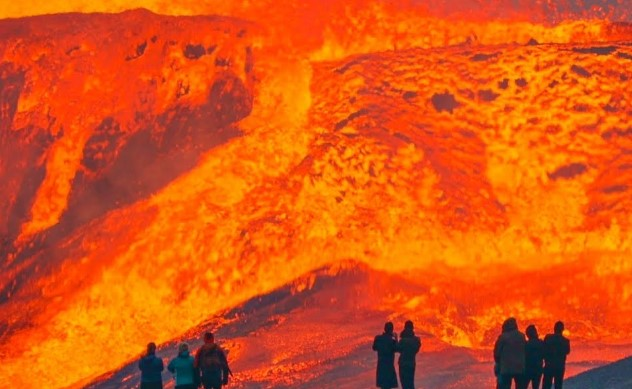
#> input picture Assignment-2/Q1/test/lava25.jpg, 632 x 389 px
$ python -i Q1_200843.py   (imports and definitions only)
#> lines starting #> are read from the running program, lines starting #| are printed output that depends on the picture; after the words box and inside, x2 and y2 are one past the last pixel; in counts of white or black regions, pixels touching at a corner belong together
import cv2
import numpy as np

# Usage
def solution(image_path):
#> called with image_path = 'test/lava25.jpg'
    image= cv2.imread(image_path)
#> image is the input picture: shape (389, 632, 3); mean B, G, R 20.1, 85, 219.2
    ######################################################################
    ######################################################################
    '''
    The pixel values of output should be 0 and 255 and not 0 and 1
    '''
    #####  WRITE YOUR CODE BELOW THIS LINE ###############################
    hsv_image = cv2.cvtColor(image, cv2.COLOR_BGR2HSV)
#> hsv_image: shape (389, 632, 3); mean H, S, V 18.2, 225.2, 220.3
    blurred_hsv = cv2.GaussianBlur(hsv_image, (5,5), 6)
#> blurred_hsv: shape (389, 632, 3); mean H, S, V 18.2, 225.2, 220.3

    lowerLimit = np.array([2,120,110])

    upperLimit= np.array([255, 255, 255])
    # lower_lava = np.array([100,2,2])
    # upper_lava = np.array([255, 120, 120])


    lava_mask = cv2.inRange(blurred_hsv, lowerLimit ,upperLimit)
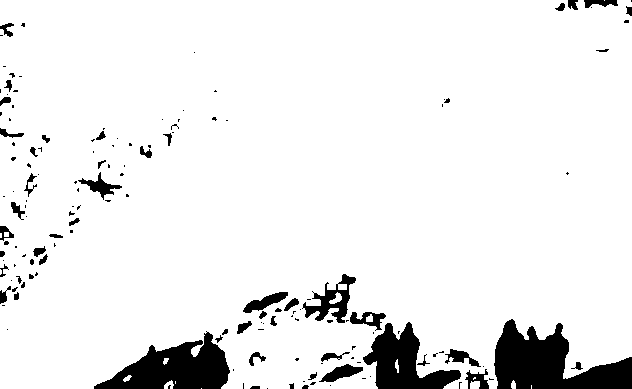
#> lava_mask: shape (389, 632); 92.4% white; 152 black regions (98 under 20 px), largest, box (x1, y1, x2, y2) and area: (494, 319, 632, 389) 5427, (94, 331, 230, 389) 4240, (363, 322, 461, 389) 3138
    # show(lava_mask)

    _, labels, stats, _ = cv2.connectedComponentsWithStats(lava_mask, connectivity=8)
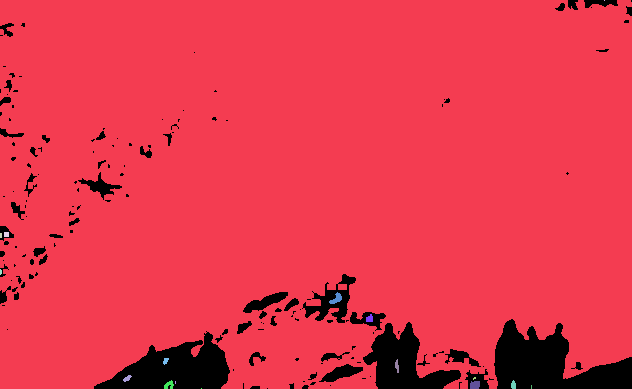
#> labels: shape (389, 632) int32; 18 distinct labels, from 0 to 17; one colour per label, 0 black
#> stats = 18 rows, first 6: [0, 0, 632, 389, 18731], [0, 0, 632, 389, 226668], [604, 0, 1, 1, 1], [0, 233, 2, 5, 10], [4, 232, 5, 5, 25], [0, 269, 2, 6, 10]

    largest_label = np.argmax(stats[1:, cv2.CC_STAT_AREA]) + 1
#> largest_label = 1

    largest_component_mask = np.uint8(labels == largest_label) * 255
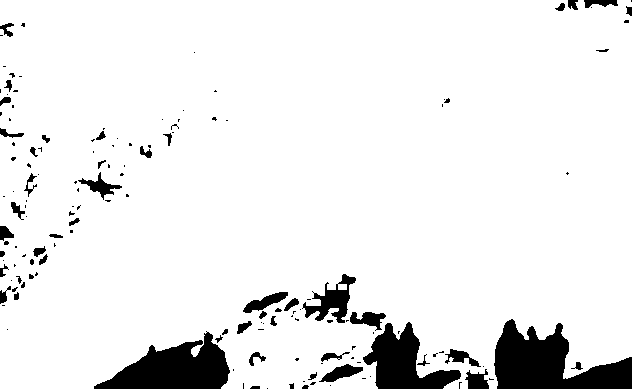
#> largest_component_mask: shape (389, 632); 92.2% white; 151 black regions (97 under 20 px)
    # show(largest_component_mask)
    # show(image)
    result = cv2.bitwise_and(image, image, mask=largest_component_mask)
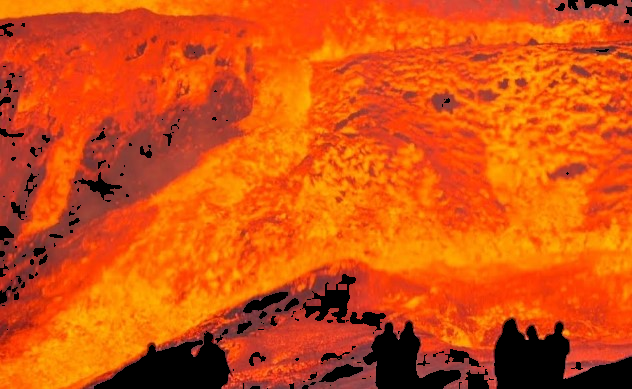
#> result: shape (389, 632, 3); mean B, G, R 15.7, 81.1, 213


    # show(result)

    contours, _ = cv2.findContours(largest_component_mask, cv2.RETR_EXTERNAL, cv2.CHAIN_APPROX_SIMPLE)
#> contours = 1 contour; box (x1, y1, x2, y2) and area: (0, 0, 632, 389) 230214
    # contours = sorted(contours, key=cv2.contourArea, reverse=True)


    cv2.drawContours(image, contours, -1, (0, 255, 0), 2)
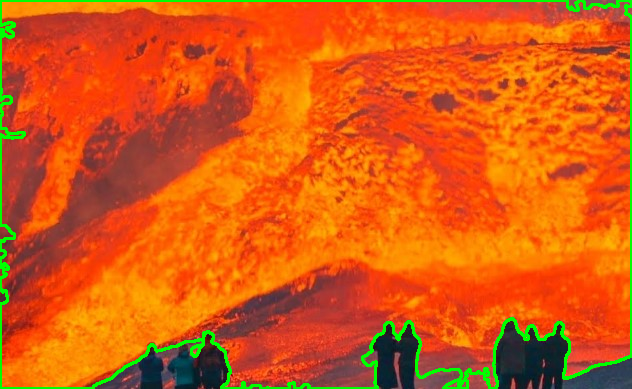
#> image: shape (389, 632, 3); 3.03% of pixels changed, all inside (x1, y1, x2, y2) = (0, 0, 632, 389)

    # [7 lines of commented-out code are left out]
    result_image = np.zeros_like(image)

    # cv2.drawContours(result_image, contours, -1, (255, 255, 255), thickness=cv2.FILLED)
    for contour in contours:
    # Adjust the epsilon value to change the resolution of polygons
        epsilon = 0.003 * cv2.arcLength(contour, True)
        approx = cv2.approxPolyDP(contour, epsilon, True)

        # Draw the smoothed contour on the result image
        cv2.polylines(result_image, [approx], isClosed=True, color=(255, 255, 255), thickness=2)
        cv2.fillPoly(result_image, [approx], color=(255, 255, 255))
#> this loop made 1 pass
#> epsilon on pass 1: 8.81
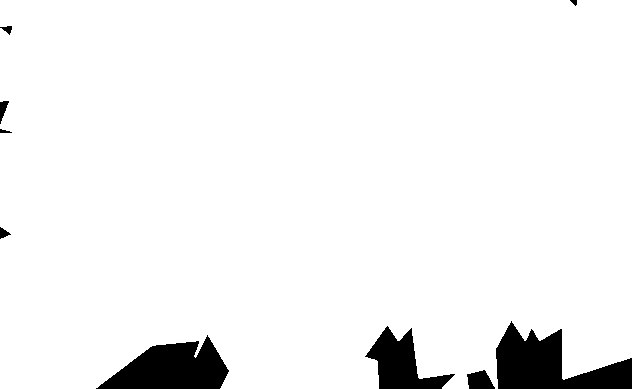
#> result_image: shape (389, 632, 3); 94.9% white; 9 black regions, largest, box (x1, y1, x2, y2) and area: (496, 321, 632, 389) 4961, (96, 335, 229, 389) 4392, (365, 326, 455, 389) 2572


    # show(result_image)


    ######################################################################
    return result_image

>>> result = solution('test/lava25.jpg')

$ run again, on Assignment-2/Q1/test/lava23.png
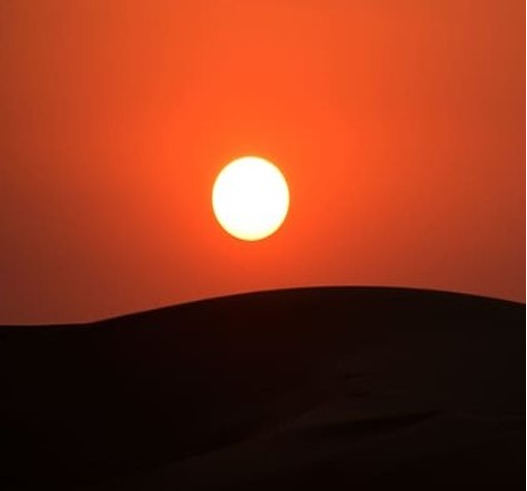
#> input picture Assignment-2/Q1/test/lava23.png, 527 x 491 px
#> in solution, image is the input picture: shape (491, 527, 3); mean B, G, R 26.7, 51.2, 134.9
#> hsv_image: shape (491, 527, 3); mean H, S, V 7.3, 206.5, 134.9
#> blurred_hsv: shape (491, 527, 3); mean H, S, V 7.3, 206.6, 134.8
#> in solution, `lava_mask = cv2.inRange(blurred_hsv, lowerLimit ,upperLimit)`:
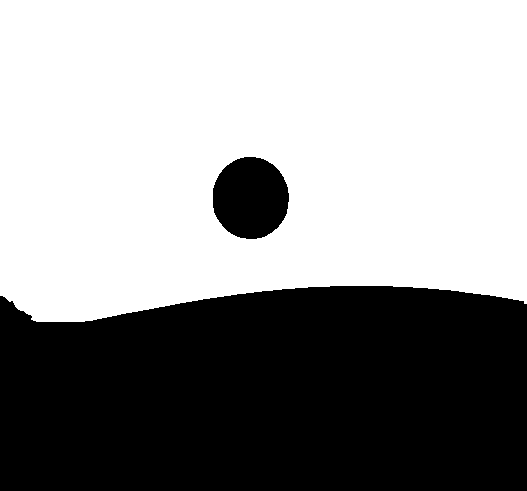
#> lava_mask: shape (491, 527); 59.1% white; 2 black regions, box (x1, y1, x2, y2) and area: (0, 286, 527, 491) 100989, (213, 157, 289, 239) 4935
#> labels: shape (491, 527) int32; values 0 (black) and 1 (white), 59.1% white; 2 black regions
#> stats = [[0, 157, 527, 334, 105924], [0, 0, 527, 322, 152833]]
#> largest_label = 1
#> contours = 1 contour; box (x1, y1, x2, y2) and area: (0, 0, 527, 322) 156938
#> image: shape (491, 527, 3); 1.54% of pixels changed, all inside (x1, y1, x2, y2) = (0, 0, 527, 323)
#> the loop in solution, `for contour in contours:` made 1 pass
#> epsilon on pass 1: 5.07
#> after the loop in solution, `for contour in contours:`:
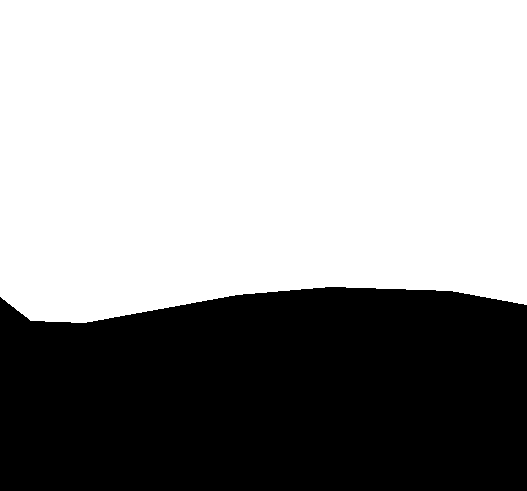
#> result_image: shape (491, 527, 3); 61.3% white; 1 black region, box (x1, y1, x2, y2) and area: (0, 287, 527, 491) 100137
